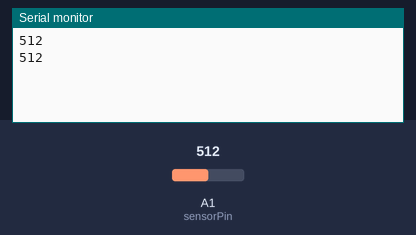
Simulated run of this sketch. Board: Arduino Uno, built with avr-gcc and run on an emulated ATmega328P. Parts: the last lines printed to the serial monitor. Inputs (shaded band) come from the test bench; at power-on: A1 (sensorPin) = 512.

Above: at 1.2 s.
1.3 s: A1 (sensorPin) set to 716
At 1.9 s:
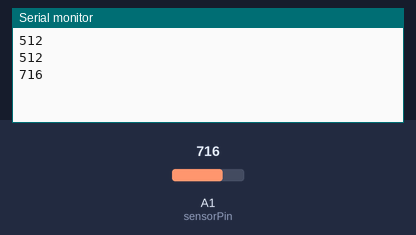
2.8 s: A1 (sensorPin) set to 900
At 3.4 s:
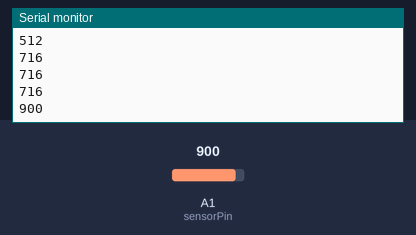
Timing chart, 0 to 5.8 s (numbered marks = the images above; inputs shaded):
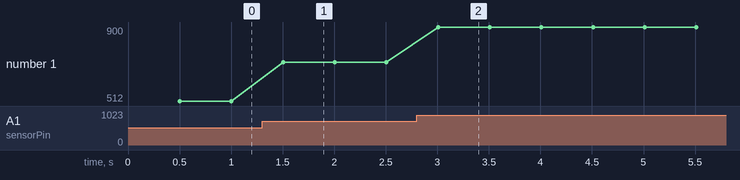

The sketch:

PressureSensor.ino
```cpp
/*
@williamtoll
Willian Toledo

Get the pressure from sensor MPX5050GP

*/

//Used Pins
const int sensorPin = A1;

long ts;

void setup() {
    Serial.begin(57600);
    ts = millis();
}

void loop() {
  int pressure = analogRead(sensorPin);
  //Read every 500 ms
   if (millis() > ts + 500) {
       ts = millis();
       //Serial.println(ts);
       Serial.println(pressure);
   }
}
```

Measured:
- after the input at 1.3 s, the serial monitor: prints a new line after 0.20 s (image 1)
- after the input at 2.8 s, the serial monitor: prints a new line after 0.21 s (image 2)
- plotted number 1: 512 → 716 after the input at 1.3 s, 716 → 900 after the input at 2.8 s
